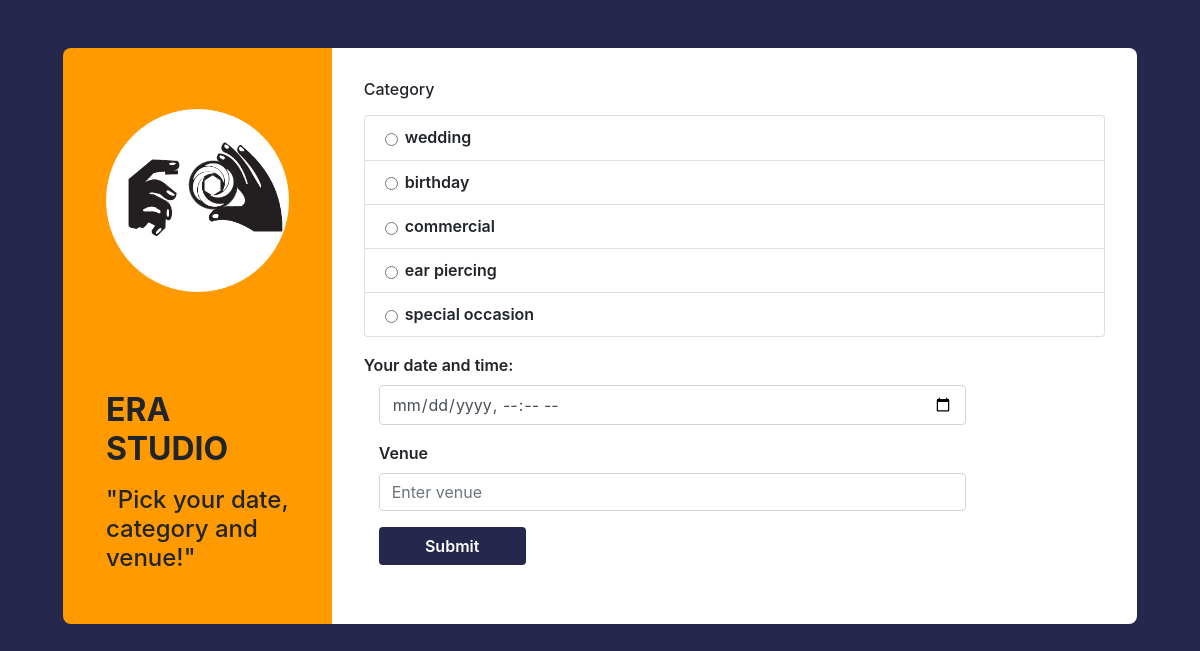
The app's page /booking_form.php?num=3 with its own data.
### tables this page shows
CREATE TABLE `photostudio` (
  `stud_id` int(11) NOT NULL,
  `stud_profile_pic` varchar(100) NOT NULL,
  `stud_name` varchar(50) DEFAULT NULL,
  `stud_phone` varchar(12) DEFAULT NULL,
  `stud_email` varchar(50) DEFAULT NULL,
  `stud_password` varchar(100) DEFAULT NULL,
  `stud_rating` int(11) DEFAULT NULL,
  `stud_address` varchar(60) DEFAULT NULL,
  `stud_city` varchar(50) NOT NULL,
  `stud_description` varchar(200) NOT NULL,
  `studio_val` int(11) NOT NULL
);

CREATE TABLE `category` (
  `categ_name` varchar(50) NOT NULL,
  `stud_id` int(11) DEFAULT NULL
);

### booking_form.php (the view, shortened to what this page needs)
<?php
include 'db_connect.php';
$studio_id = $_GET["num"];
?>
<!DOCTYPE html>
<html>
<head>
  <link rel="stylesheet" href="https://maxcdn.bootstrapcdn.com/bootstrap/4.0.0/css/bootstrap.min.css">
</head>
<body>
  <form action="booking_form.php?num=<?php echo $studio_id ?>" method="POST">
    <div class="container contact">
      <div class="row">
        <div class="col-md-3">
          <div class="contact-info">
            <img src="resources/img/logx.png" alt="image" / style="width: 100%; height: auto;">
            <br>
            <br>
            <br>
            <br>
            <?php
            $sql = "select * from photostudio where stud_id = '$studio_id'";
            $result = mysqli_query($conn, $sql);
            while ($row = mysqli_fetch_assoc($result)) {
              $studio_name = $row["stud_name"];
            }
            ?>
            <h2 style="text-transform:uppercase;"><b><?php echo $studio_name; ?> </b></h2>
            <h4>"Pick your date, category and venue!"</h4>
          </div>
        </div>
        <div class="col-md-9">
          <div class="contact-form">
            <div class="form-group ">
              <div class="form-group ">
                <la class="h6 ">
                  <p>Category</p>
                  <ul class="list-group">
                    <?php
                    $sql = "select * from category  where stud_id = '$studio_id'";
                    $result = mysqli_query($conn, $sql);
                    while ($row = mysqli_fetch_assoc($result)) {
                      $category = $row["categ_name"];
                      echo '
                    <li class="list-group-item col-12">
                      <div class="form-check">
                        <input class="form-check-input" type="radio" name="category" id="exampleRadios1" value="' . $category . '">
                        <label class="form-check-label" for="exampleRadios1">' . $category . '
                        </label>
                      </div>
                    </li>';
                    } ?>
                  </ul>
                </la>
              </div>
            </div>
            <div class="form-group">
              <label for="birthdaytime">Your date and time:</label>
              <div class="col-sm-10">
                <input type="datetime-local" id="booking" name="booking" class="form-control">
              </div>
            </div>
            <div class="form-group">
              <label class="control-label col-sm-2">Venue</label>
              <div class="col-sm-10">
                <input class="form-control" placeholder="Enter venue" name="venue">
              </div>
            </div>
            <div class="form-group">
              <div class="col-sm-offset-2 col-sm-10">
                <button type="submit" class="btn btn-default" name="submit">Submit</button>
              </div>
            </div>
          </div>
        </div>
      </div>
    </div>
  </form>
</body>
</html>

### booking_form.php (style rules this page uses)
body { background-color: #25274d; }
.contact { padding: 4%; height: 400px; }
.col-md-3 { background: #ff9b00; padding: 4%; border-top-left-radius: 0.5rem; border-bottom-left-radius: 0.5rem; }
.contact-info { margin-top: 10%; }
.contact-info img { margin-bottom: 15%; }
.contact-info h2 { margin-bottom: 10%; }
.col-md-9 { background: #fff; padding: 3%; border-top-right-radius: 0.5rem; border-bottom-right-radius: 0.5rem; }
.contact-form label { font-weight: 600; }
.contact-form button { background: #25274d; color: #fff; font-weight: 600; width: 25%; }

### records on screen
photostudio: stud_name "ERA STUDIO"
category: categ_name "wedding"
category: categ_name "birthday"
category: categ_name "commercial"
category: categ_name "ear piercing"
category: categ_name "special occasion"
